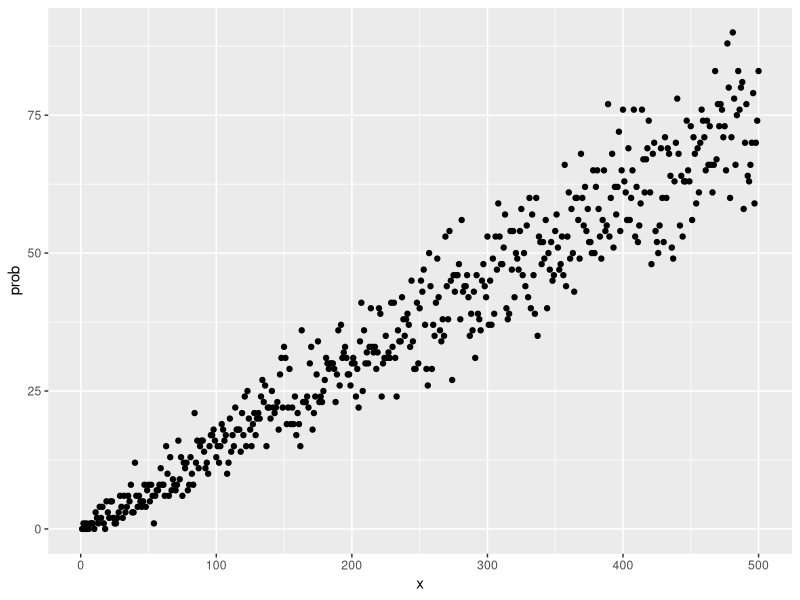

Recreate this plot in R.
## ---- chunk 1
library(ggplot2)

## ---- chunk 2
hand <- function() {
  sample(c(rep(1,13), rep(2,13), rep(3,13), rep(4,14)), 5)  
}

number_of_colors <- function(h) {
  colors = c(sum(h==1), sum(h==2), sum(h==3), sum(h==4))
  return(sum(colors != 0))
}

draws <- function(n) {
  at_most_2 <- 0
  for (i in seq(n)) {
    if (number_of_colors(hand()) <= 2) at_most_2 = at_most_2 + 1
  }
  return (at_most_2)
}
## ---- chunk 3
df <- data.frame(x=seq(500))
df$prob <- sapply(df$x, draws)
ggplot(data=df, aes(x=x, y=prob)) + geom_point()

